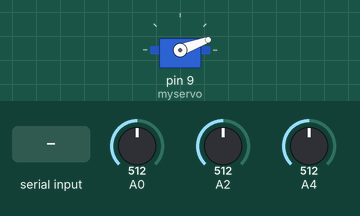
This sketch was run on a simulated Arduino Uno, built with avr-gcc and run on an emulated ATmega328P. On the bench: servo. The test bench sets the inputs (shaded band); at power-on: A0 = 512, A2 = 512, A4 = 512.

Above: at 1.2 s.
1.3 s: byte 30 received over Serial
At 2.5 s:
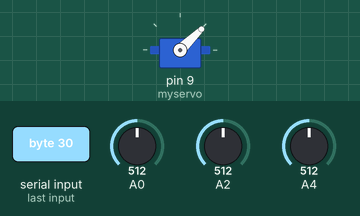
2.8 s: byte 90 received over Serial
At 3.5 s:
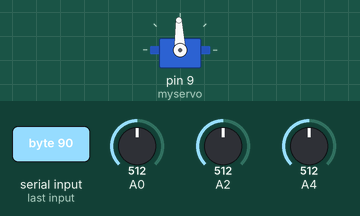
4.3 s: byte 120 received over Serial
At 5.0 s:
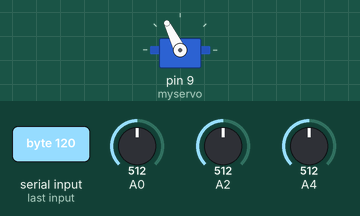
Timing chart, 0 to 7.3 s (numbered marks = the images above; inputs shaded):
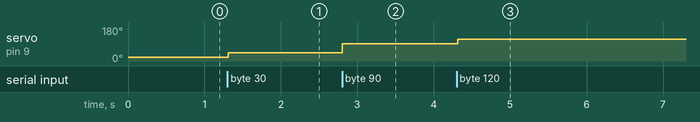

The sketch:

SmartLamp.ino
```cpp
// Controlling a servo position using a potentiometer (variable resistor)
// by Michal Rinott <http://people.interaction-ivrea.it/m.rinott>

#include <Servo.h>

Servo myservo;  // create servo object to control a servo

int val;    // variable to read the value from the analog pin
int ang;

void setup()
{
  myservo.attach(9);  // attaches the servo on pin 9 to the servo object
  Serial.begin(9600);
}

void loop()
{


  if (Serial.available() > 0) {
    // read the oldest byte in the serial buffer:
    ang = Serial.read();
  }

  val = analogRead(ang);            // reads the value of the potentiometer (value between 0 and 1023)
  val = map(ang, 0, 100, 20, 100);     // scale it to use it with the servo (value between 20 and 100)
  myservo.write(val);                  // sets the servo position according to the scaled value
  delay(15);                           // waits for the servo to get there
}
```

Measured:
- after the input at 1.3 s, servo on pin 9 (myservo): 20° → 44° at once
- after the input at 2.8 s, servo on pin 9 (myservo): 44° → 92° at once
- after the input at 4.3 s, servo on pin 9 (myservo): 92° → 116° at once
